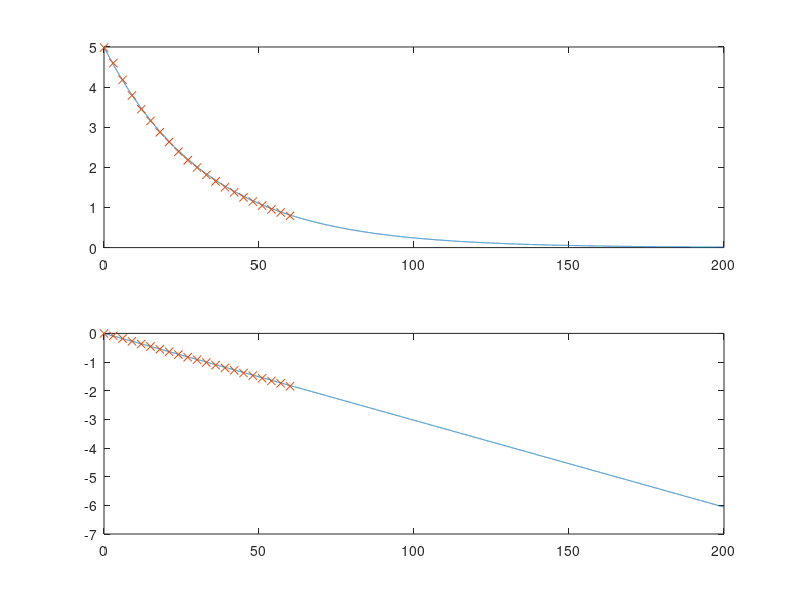

MATLAB code to generate this figure:
C = 1000*10^-6; % capacitance of 1000 microFarad
R = 33*1000; %resistance of 33 kohm
V0 = 5; %maximum voltage (V0)5V
t = 0: 0.01: 200; %time in second 
tau = R*C; %time constant in second 
Vt = V0*(exp(-t/tau));
Yth = log(Vt/V0);
texp = [0 3 6 9 12 15 18 21 24 27 30 33 36 39 42 45 48 51 54 57 60];%time in sec
Vexp = [4.984 4.599 4.182 3.792 3.449 3.158 2.874 2.633 2.389 2.176 1.994 1.811 1.649 1.503 1.378 1.252 1.148 1.046 0.951 0.875 .791];%measured voltage in V measured
Yexp = log(Vexp/V0);
subplot(2,1,1); plot(t, Vt, texp, Vexp, 'x');
subplot(2,1,2); plot(t, Yth, texp, Yexp,'x')
coefficients = polyfit(texp, Yexp,1); %linear fitting 
m = coefficients (1);% slope
tauexp = -1/m % time constant calculated from slope 
error = abs(tau-tauexp)/tau*100 %percent error